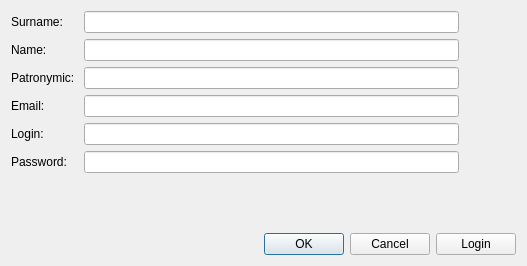
<?xml version="1.0" encoding="UTF-8"?>
<ui version="4.0">
 <class>RegistrationForm</class>
 <widget class="QWidget" name="RegistrationForm">
  <property name="geometry">
   <rect>
    <x>0</x>
    <y>0</y>
    <width>527</width>
    <height>266</height>
   </rect>
  </property>
  <property name="minimumSize">
   <size>
    <width>527</width>
    <height>0</height>
   </size>
  </property>
  <property name="windowTitle">
   <string>Form</string>
  </property>
  <layout class="QGridLayout" name="gridLayout">
   <item row="0" column="0">
    <layout class="QFormLayout" name="formLayout_2">
     <item row="0" column="0">
      <widget class="QLabel" name="label">
       <property name="text">
        <string>Surname: </string>
       </property>
      </widget>
     </item>
     <item row="1" column="0">
      <widget class="QLabel" name="label_2">
       <property name="text">
        <string>Name: </string>
       </property>
      </widget>
     </item>
     <item row="2" column="0">
      <widget class="QLabel" name="label_3">
       <property name="text">
        <string>Patronymic: </string>
       </property>
      </widget>
     </item>
     <item row="3" column="0">
      <widget class="QLabel" name="label_4">
       <property name="text">
        <string>Email: </string>
       </property>
      </widget>
     </item>
     <item row="4" column="0">
      <widget class="QLabel" name="label_5">
       <property name="text">
        <string>Login: </string>
       </property>
      </widget>
     </item>
     <item row="5" column="0">
      <widget class="QLabel" name="label_6">
       <property name="text">
        <string>Password: </string>
       </property>
      </widget>
     </item>
     <item row="0" column="1">
      <layout class="QHBoxLayout" name="horizontalLayout">
       <item>
        <widget class="QLineEdit" name="SurnameEdit"/>
       </item>
       <item>
        <widget class="QLabel" name="SurnameFlag">
         <property name="minimumSize">
          <size>
           <width>51</width>
           <height>0</height>
          </size>
         </property>
         <property name="text">
          <string/>
         </property>
        </widget>
       </item>
      </layout>
     </item>
     <item row="1" column="1">
      <layout class="QHBoxLayout" name="horizontalLayout_2">
       <item>
        <widget class="QLineEdit" name="NameEdit"/>
       </item>
       <item>
        <widget class="QLabel" name="NameFlag">
         <property name="minimumSize">
          <size>
           <width>51</width>
           <height>0</height>
          </size>
         </property>
         <property name="text">
          <string/>
         </property>
        </widget>
       </item>
      </layout>
     </item>
     <item row="2" column="1">
      <layout class="QHBoxLayout" name="horizontalLayout_3">
       <item>
        <widget class="QLineEdit" name="PatronymicEdit"/>
       </item>
       <item>
        <widget class="QLabel" name="PatronymicFlag">
         <property name="minimumSize">
          <size>
           <width>51</width>
           <height>0</height>
          </size>
         </property>
         <property name="text">
          <string/>
         </property>
        </widget>
       </item>
      </layout>
     </item>
     <item row="3" column="1">
      <layout class="QHBoxLayout" name="horizontalLayout_4">
       <item>
        <widget class="QLineEdit" name="EmailEdit"/>
       </item>
       <item>
        <widget class="QLabel" name="EmailFlag">
         <property name="minimumSize">
          <size>
           <width>51</width>
           <height>0</height>
          </size>
         </property>
         <property name="text">
          <string/>
         </property>
        </widget>
       </item>
      </layout>
     </item>
     <item row="4" column="1">
      <layout class="QHBoxLayout" name="horizontalLayout_5">
       <item>
        <widget class="QLineEdit" name="LoginEdit"/>
       </item>
       <item>
        <widget class="QLabel" name="LoginFlag">
         <property name="minimumSize">
          <size>
           <width>51</width>
           <height>0</height>
          </size>
         </property>
         <property name="text">
          <string/>
         </property>
        </widget>
       </item>
      </layout>
     </item>
     <item row="5" column="1">
      <layout class="QHBoxLayout" name="horizontalLayout_6">
       <item>
        <widget class="QLineEdit" name="PasswordEdit">
         <property name="echoMode">
          <enum>QLineEdit::Password</enum>
         </property>
        </widget>
       </item>
       <item>
        <widget class="QLabel" name="PasswordFlag">
         <property name="minimumSize">
          <size>
           <width>51</width>
           <height>0</height>
          </size>
         </property>
         <property name="text">
          <string/>
         </property>
        </widget>
       </item>
      </layout>
     </item>
    </layout>
   </item>
   <item row="2" column="0">
    <layout class="QHBoxLayout" name="horizontalLayout_7">
     <item>
      <widget class="QDialogButtonBox" name="buttonBox">
       <property name="standardButtons">
        <set>QDialogButtonBox::Cancel|QDialogButtonBox::Ok</set>
       </property>
      </widget>
     </item>
     <item>
      <widget class="QPushButton" name="LoginButton">
       <property name="text">
        <string>Login</string>
       </property>
      </widget>
     </item>
    </layout>
   </item>
   <item row="1" column="0">
    <spacer name="verticalSpacer">
     <property name="orientation">
      <enum>Qt::Vertical</enum>
     </property>
     <property name="sizeHint" stdset="0">
      <size>
       <width>20</width>
       <height>40</height>
      </size>
     </property>
    </spacer>
   </item>
  </layout>
 </widget>
 <tabstops>
  <tabstop>SurnameEdit</tabstop>
  <tabstop>NameEdit</tabstop>
  <tabstop>PatronymicEdit</tabstop>
  <tabstop>EmailEdit</tabstop>
  <tabstop>LoginEdit</tabstop>
  <tabstop>PasswordEdit</tabstop>
  <tabstop>LoginButton</tabstop>
 </tabstops>
 <resources/>
 <connections/>
</ui>
